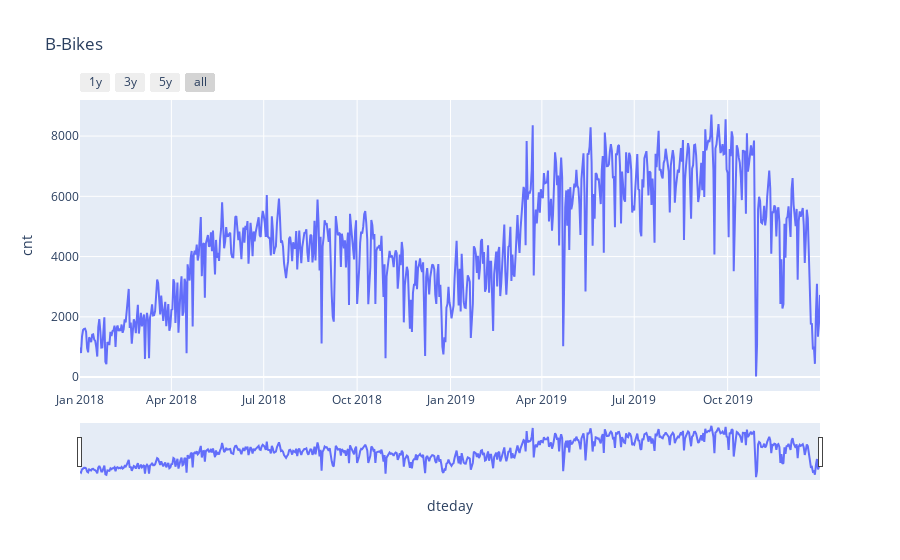

This figure's notebook cell:
### Code cell
fig = px.line(new, x='dteday', y='cnt', hover_data=['temp'], title='B-Bikes')

fig.update_xaxes(
    rangeslider_visible=True,
    rangeselector=dict(
        buttons=list([
            dict(count=1, label="1y", step="year", stepmode="backward"),
            dict(count=2, label="3y", step="year", stepmode="backward"),
            dict(count=3, label="5y", step="year", stepmode="backward"),
            dict(step="all")
        ])
    )
)
fig.show()

### Figure 1 — Plotly figure (JSON) as saved in the notebook; plotly's stock layout.template omitted (floating-point values rounded to 4 significant figures; data arrays with more than 128 entries replaced by an {"elided": "..."} marker saying what was removed)
{"data": [{"customdata": {"elided": "730x1 float values"}, "hovertemplate": "dteday=%{x}<br>cnt=%{y}<br>temp=%{customdata[0]}<extra></extra>", "legendgroup": "", "line": {"color": "#636efa", "dash": "solid"}, "marker": {"symbol": "circle"}, "mode": "lines", "name": "", "orientation": "v", "showlegend": false, "type": "scatter", "x": {"elided": "730 str values"}, "xaxis": "x", "y": {"elided": "730 int values"}, "yaxis": "y"}], "layout": {"legend": {"tracegroupgap": 0}, "title": {"text": "B-Bikes"}, "xaxis": {"anchor": "y", "domain": [0, 1], "rangeselector": {"buttons": [{"count": 1, "label": "1y", "step": "year", "stepmode": "backward"}, {"count": 2, "label": "3y", "step": "year", "stepmode": "backward"}, {"count": 3, "label": "5y", "step": "year", "stepmode": "backward"}, {"step": "all"}]}, "rangeslider": {"visible": true}, "title": {"text": "dteday"}}, "yaxis": {"anchor": "x", "domain": [0, 1], "title": {"text": "cnt"}}}}
